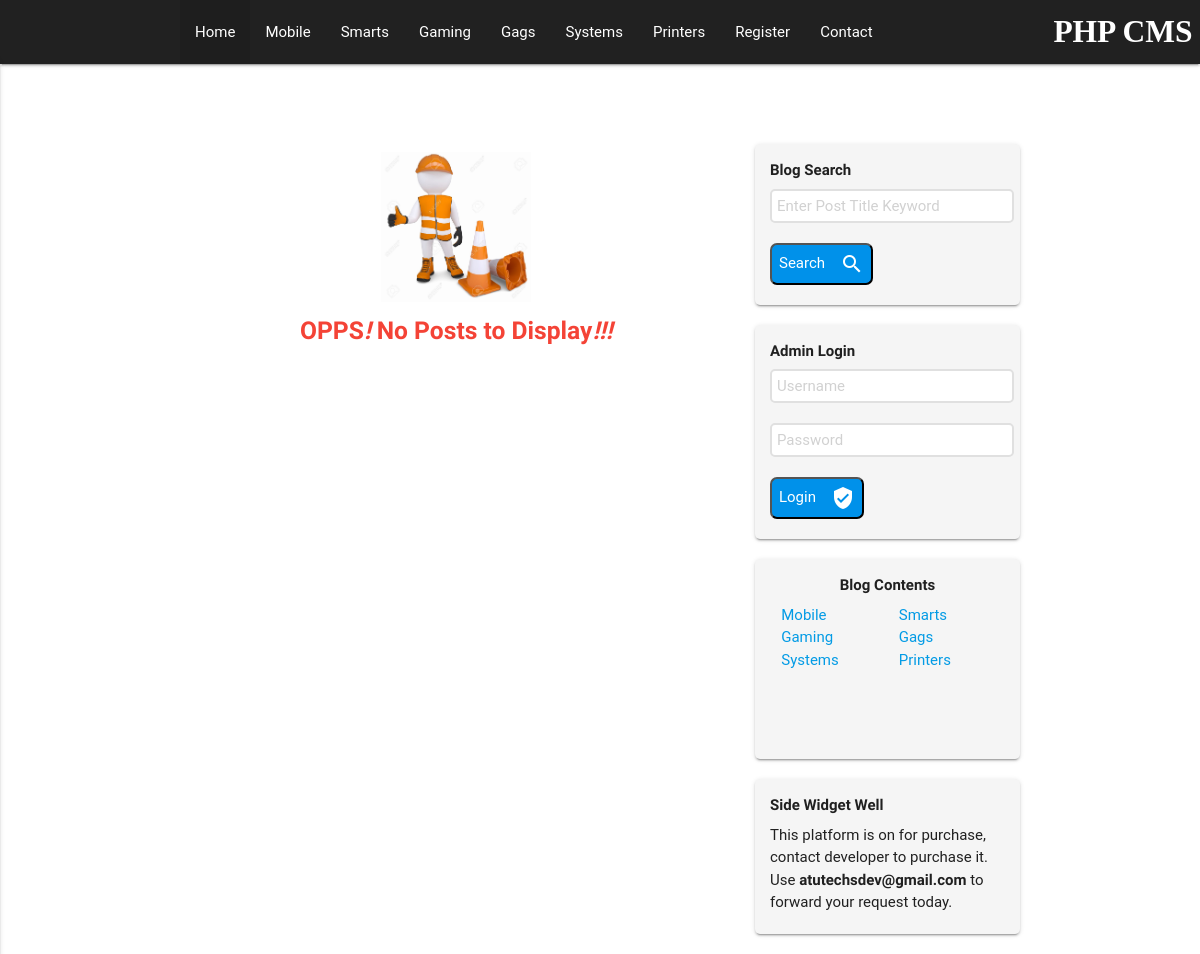
The app's page /authorPost.php with its own data.
### tables this page shows
CREATE TABLE `categories` (
  `cat_id` int(3) NOT NULL,
  `cat_title` varchar(255) NOT NULL
);

### authorPost.php (the view, shortened to what this page needs)
<?php include "includes/conn.php";
      include "includes/head.php";
?>
    <div class="container" id="main-div"  >
        <div class="row">
            <div class="col l8 s12 m12 " id="top-div" >
         <?php
    $count = mysqli_num_rows($query_result);
    if ($count == 0) {
        echo "<h6 class='center-align '><img src='image/error.jpg' class='img-error img-responsive center-align' width='150px;'/><h5 class='center-align red-text'><b>OPPS<i>!</i> No Posts to Display<i>!!!</i></b></h6></h5>";
    }
?>
            </div>
             <div>
<div class="col l4 s12 m12">
                    <div class="grey lighten-4  z-depth-1" id="log-div">
                        <p class="p-top">Blog Search</p>
                        <form method="post" action="search.php">
                            <input type="text" name="search" id="search" placeholder="Enter Post Title Keyword">
                            <button type="submit" name="searchBtn" id="abc" class=" light-blue accent-4 waves-effect white-text waves-light hoverable"><i class="material-icons right ">search</i>Search</button>
                        </form>
                    </div>
                    <div class="grey lighten-4  z-depth-1" id="log-divs">
                        <p class="p-top">Admin Login</p>
                        <form method="post">
                            <input type="text" name="username" id="search" placeholder="Username">
                            <input type="Password" name="pass" id="search" placeholder="Password">
                            <button  id="abc" name="login_btn" class=" light-blue accent-4 waves-effect white-text waves-light hoverable"><i class="material-icons right ">verified_user</i>Login</button>
                        </form>
                    </div>
                    <div class="grey lighten-4 z-depth-1" id="log-divs">
                        <p class="p-top center-align">Blog Contents</p>
                        <?php
                    $query = "SELECT * FROM categories";
                    $select_all = mysqli_query($conn,$query);
                    while ($row  = mysqli_fetch_assoc($select_all)) {
                        $cat_id = $row['cat_id'];
                        $content = $row['cat_title'];
                    ?>
                     <div class="col l6 s12">
                    <ul>
                        <li><a href="cat_post.php?catPost=<?php echo $cat_id;?>"><?php echo $content; ?></a>
                        </li>
                         </ul>
                    </div>
                    <?php
                    }
                ?>
                    </div>
                     <?php include "includes/widget.php";?>
            </div>
             </div>
    </div>
</div>

### includes/head.php (shortened to what this page needs)
<?php
    include "includes/conn.php";
?>
<!DOCTYPE html>
<html lang="en">
<head>
    <link rel="stylesheet" href="/CMS/css/materialize.min.css">
    <link rel="stylesheet" href="/CMS/css/demos.css">
    <link rel="stylesheet" href="/CMS/font-awesome/css/font-awesome.css">
    <link rel="stylesheet" href="/CMS/iconfont/material-icons.css">
    </head>
<body>
    <div class="navbar-fixed">
    <nav>
        <div class="nav-wrapper grey darken-4">
            <a class="brand-logo right hide-on-med-and-down" id="b"><b>PHP CMS</b></a>
            <div class="container">
            <ul class="hide-on-med-and-down" id="list">
                <li class="list active nav_list"><a href="/CMS/home.php">Home</a></li>
                <?php
                    $query = "SELECT * FROM categories";
                    $select_all = mysqli_query($conn,$query);
                    while ($row  = mysqli_fetch_assoc($select_all)) {
                        $cat_id = $row['cat_id'];
                        $content = $row['cat_title'];
                        $cat_class = '';
                        $reg_class = '';
                        $con_class = '';
                    ?>
                    <li class="list nav_list <?php echo $cat_class?>"><a href="/CMS/cat_post/<?php echo $cat_id;?>"><?php echo $content; ?></a></li>
                    <?php
                    }
                ?>
                <li class="list <?php echo $reg_class?>"><a href="/CMS/register">Register</a></li>
                <li class="list <?php echo $con_class?>"><a href="/CMS
                /contact">Contact</a></li>
            </ul>
            </div>
        </div>
    </nav>
</div>

### css/demos.css (style rules this page uses)
* { margin: 0; padding: 0; }
#main-div { margin-top: 80px; }
#log-div { min-height: 150px; border-radius: 5px; padding:15px 15px 20px 15px; }
#search { border:2px solid #e0e0e0 ; background-color: white; border-radius: 5px; padding-left: 5px; height: 30px; }
#log-divs { margin-top:20px; min-height: 200px; max-height: 350px; border-radius: 5px; padding:15px 15px 20px 15px; }
#b { font-family: cursive; }
.p-top { font-weight: bold; margin-bottom: 7px; }
#abc { padding: 7px; border-radius: 7px; }
.navbar-fixed { z-index:5000; }

### records on screen
categories: cat_title "Mobile"
categories: cat_title "Smarts"
categories: cat_title "Gaming"
categories: cat_title "Gags"
categories: cat_title "Systems"
categories: cat_title "Printers"
